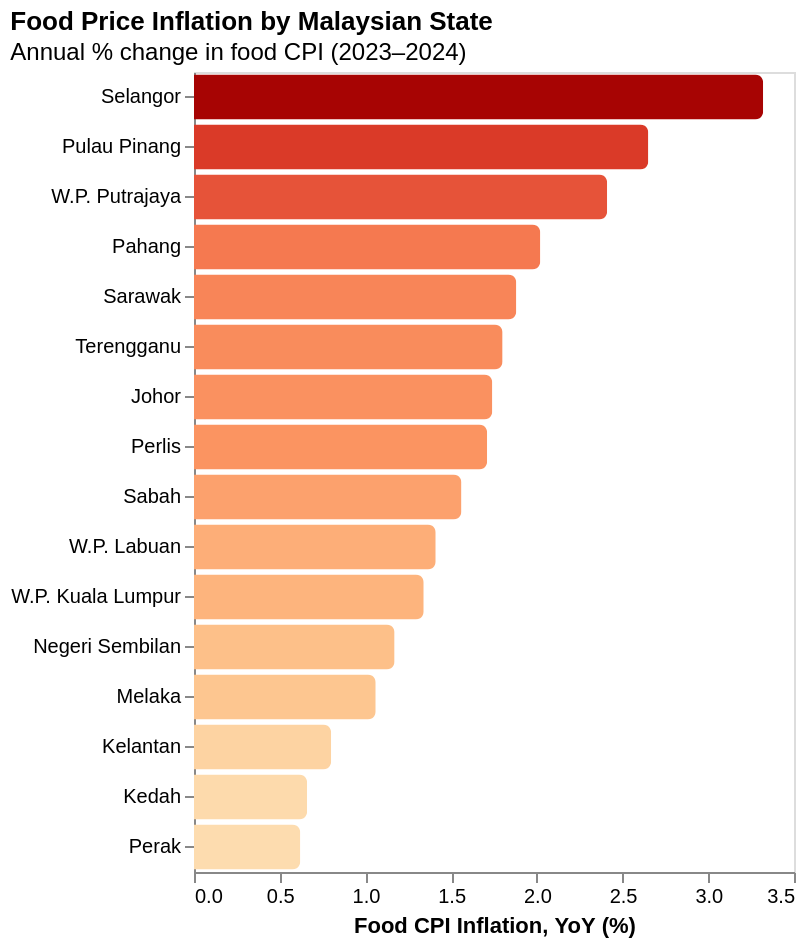

Describe this chart as a Vega-Lite specification.
### Vega-Lite specification from a JSON file in a GitHub repository (floating-point values rounded to 4 significant figures)
{"$schema": "https://vega.github.io/schema/vega-lite/v5.json", "title": {"text": "Food Price Inflation by Malaysian State", "subtitle": "Annual % change in food CPI (2023–2024)", "anchor": "start"}, "width": "container", "height": 400, "data": {"values": [{"state": "Selangor", "inflation": 3.32}, {"state": "Pulau Pinang", "inflation": 2.65}, {"state": "W.P. Putrajaya", "inflation": 2.41}, {"state": "Pahang", "inflation": 2.02}, {"state": "Sarawak", "inflation": 1.88}, {"state": "Terengganu", "inflation": 1.8}, {"state": "Johor", "inflation": 1.74}, {"state": "Perlis", "inflation": 1.71}, {"state": "Sabah", "inflation": 1.56}, {"state": "W.P. Labuan", "inflation": 1.41}, {"state": "W.P. Kuala Lumpur", "inflation": 1.34}, {"state": "Negeri Sembilan", "inflation": 1.17}, {"state": "Melaka", "inflation": 1.06}, {"state": "Kelantan", "inflation": 0.8}, {"state": "Kedah", "inflation": 0.66}, {"state": "Perak", "inflation": 0.62}]}, "mark": {"type": "bar", "cornerRadiusEnd": 4}, "encoding": {"y": {"field": "state", "type": "nominal", "sort": "-x", "title": null}, "x": {"field": "inflation", "type": "quantitative", "title": "Food CPI Inflation, YoY (%)", "axis": {"grid": false}}, "color": {"field": "inflation", "type": "quantitative", "scale": {"scheme": "orangered"}, "legend": null}, "tooltip": [{"field": "state", "title": "State"}, {"field": "inflation", "title": "Food Inflation (%)", "format": ".2f"}]}}
